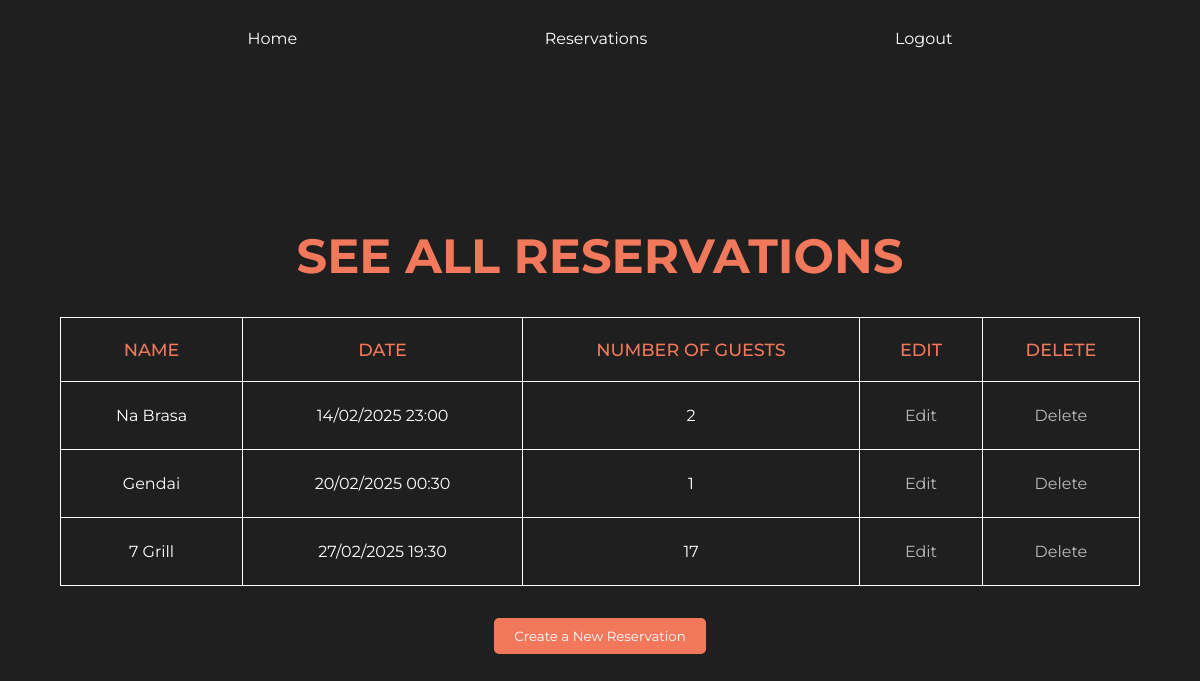
The app's page /reservations (signed in), older data.
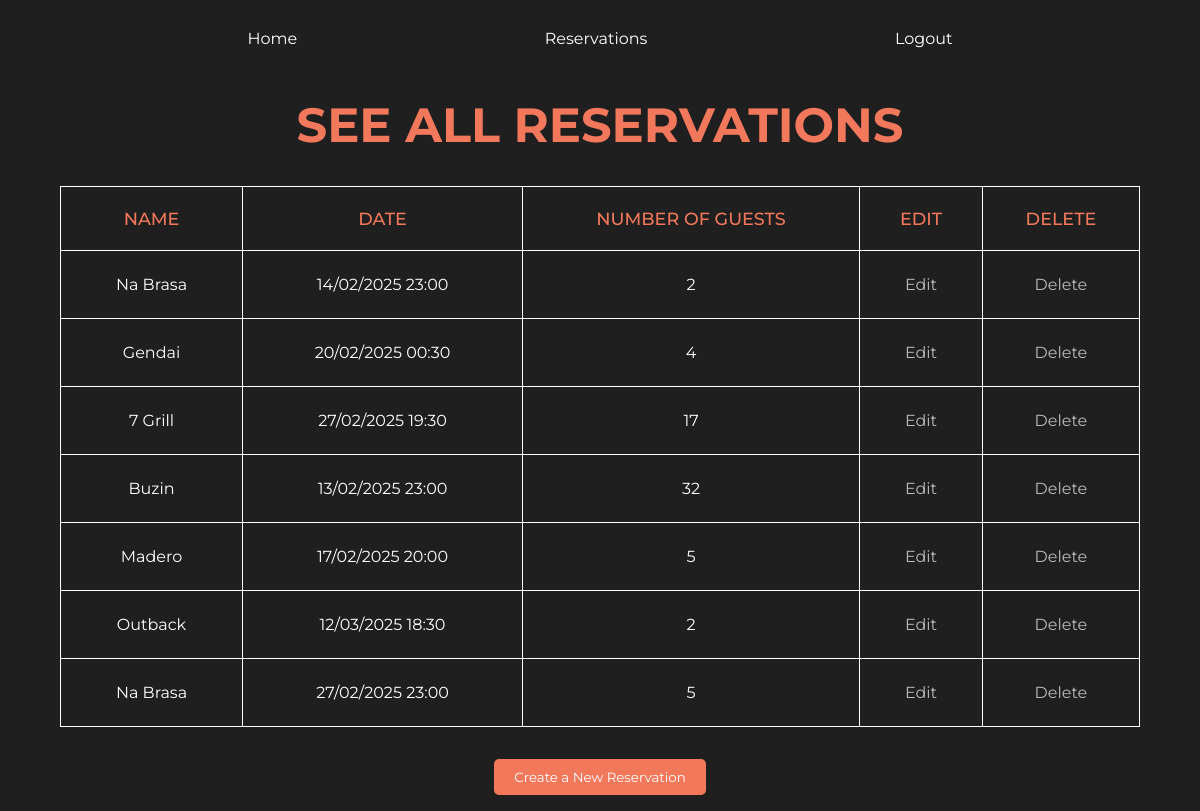
The same page, newer data.
### models.py (models this page shows, shortened)
class Reservation(db.Model):
    id = db.Column(db.Integer, primary_key=True)
    restaurant_name = db.Column(db.String(100), nullable=False)
    date_time = db.Column(db.DateTime, nullable=False)
    num_people = db.Column(db.Integer, nullable=False)

### routes.py (the view)
@app.route("/reservations", methods=["GET"])
def reservation_list():
    if "user_id" not in session:
        return redirect(url_for("login"))
    reservas = Reservation.query.all()
    return render_template("reservations.html", reservas=reservas)

### templates/reservations.html (shortened to what this page needs)
{% extends "template.html" %}
{% block content %}
<section class="reservations">
    <div class="reservations-title">
        <h1>See all reservations</h1>
    </div>
    <table>
        <thead>
            <tr>
                <th>Name</th>
                <th>Date</th>
                <th>Number of Guests</th>
                <th>Edit</th>
                <th>Delete</th>
            </tr>
        </thead>
        <tbody>
            {% for reserva in reservas %}
            <tr>
                <td>{{ reserva.restaurant_name }}</td>
                <td>{{ reserva.date_time.strftime('%d/%m/%Y %H:%M') }}</td>
                <td>{{ reserva.num_people }}</td>
                <td>
                    <a href="{{ url_for('edit_reservation', id=reserva.id) }}">Edit</a>
                </td>
                <td>
                    <a href="{{ url_for('delete_reservation', id=reserva.id) }}">Delete</a>
                </td>
            </tr>
            {% endfor %}
        </tbody>
    </table>
    <div class="create-reservation">
        <a href="{{ url_for('create_reservation') }}">
            <button>Create a New Reservation</button>
        </a>
    </div>
</section>
{% endblock %}

### templates/template.html (shortened to what this page needs)
<!DOCTYPE html>
<html lang="en">
<head>
    <link rel="stylesheet" href="../static/style.css">
</head>
<body>
    <header>
        <nav id="nav">
            <a href="/">Home</a>
            {% if session.get("user_id") %}
            <a href="/reservations">Reservations</a>
            <a href="/logout">Logout</a>
            {% else %}
            <a href="/login">Login</a>
            <a href="/signup">Signup</a>
            {% endif %}
        </nav>
    </header>
    <main>
        {% block content %}{% endblock %}
    </main>
</body>
</html>

### static/style.css (style rules this page uses)
* { box-sizing: border-box; font-family: "Montserrat", serif; margin: 0; padding: 0; }
#nav { display: flex; height: 10dvh; align-items: center; justify-content: space-evenly; background-color: #1f1f1f; }
#nav a { text-decoration: none; color: #fff; position: relative; padding-bottom: 3px; }
#nav a::after { content: ""; position: absolute; left: 0; bottom: 0; width: 0; height: 2px; background-color: #F2785C; transition: width 0.3s ease-in-out; }
.reservations { display: flex; flex-direction: column; width: 100%; padding: 1rem 0; min-height: 90dvh; justify-content: center; align-items: center; background-color: #1f1f1f; overflow-x: auto; gap: 2rem; }
.reservations-title { font-size: 2rem; color: #F2785C; text-transform: uppercase; }
.create-reservation { display: flex; }
.create-reservation button { width: 100%; background-color: #F2785C; color: #fff; border: transparent 1px; border-radius: 5px; padding: 10px 20px; cursor: pointer; transition: all ease-in-out 0.2s; }
table { width: 90%; background-color: #1f1f1f; border: solid 1px #fff; border-collapse: collapse; }
thead { width: 100%; height: 4rem; }
thead th { border: solid 1px #fff; color: #F2785C; text-transform: uppercase; font-size: 1.1rem; font-weight: 500; padding: 1rem; }
tbody { width: 100%; }
tbody td { padding: 1.5rem; text-align: center; border: solid 1px #fff; color: #fff; word-break: break-word; }
td a { text-decoration: none; color: #bbbbbb; }

Row changes from the older to the newer data that the page shows:
changed Reservation "Gendai": num_people "1" → "4"
added Reservation: restaurant_name "Buzin", date_time "13/02/2025 23:00", num_people "32"
added Reservation: restaurant_name "Madero", date_time "17/02/2025 20:00", num_people "5"
added Reservation: restaurant_name "Outback", date_time "12/03/2025 18:30", num_people "2"
added Reservation: restaurant_name "Na Brasa", date_time "27/02/2025 23:00", num_people "5"
